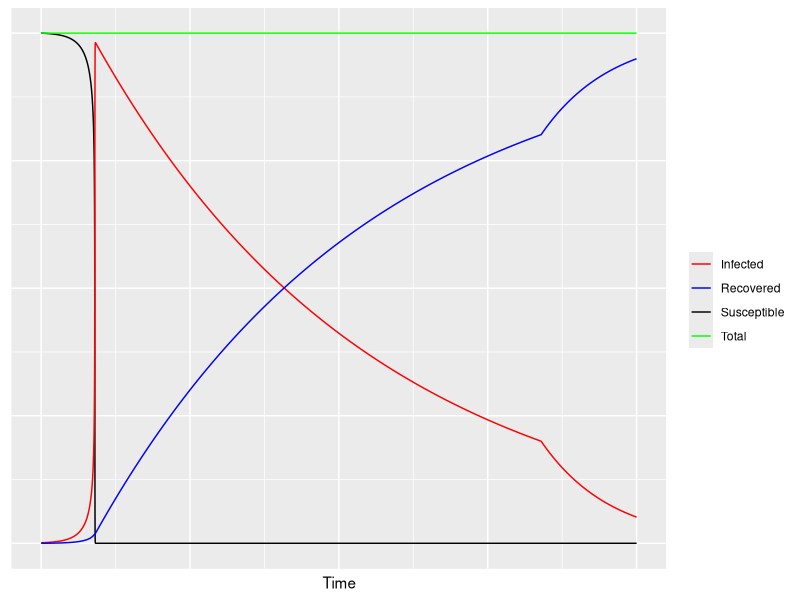

Source code (R):

#Created on Mon Jul 16 23:21:01 2018

#MIT License
#Copyright (c) 2020 Octavio Gonzalez-Lugo 

#Permission is hereby granted, free of charge, to any person obtaining a copy
#of this software and associated documentation files (the "Software"), to deal
#in the Software without restriction, including without limitation the rights
#to use, copy, modify, merge, publish, distribute, sublicense, and/or sell
#copies of the Software, and to permit persons to whom the Software is
#furnished to do so, subject to the following conditions:
#The above copyright notice and this permission notice shall be included in all
#copies or substantial portions of the Software.
#THE SOFTWARE IS PROVIDED "AS IS", WITHOUT WARRANTY OF ANY KIND, EXPRESS OR
#IMPLIED, INCLUDING BUT NOT LIMITED TO THE WARRANTIES OF MERCHANTABILITY,
#FITNESS FOR A PARTICULAR PURPOSE AND NONINFRINGEMENT. IN NO EVENT SHALL THE
#AUTHORS OR COPYRIGHT HOLDERS BE LIABLE FOR ANY CLAIM, DAMAGES OR OTHER
#LIABILITY, WHETHER IN AN ACTION OF CONTRACT, TORT OR OTHERWISE, ARISING FROM,
#OUT OF OR IN CONNECTION WITH THE SOFTWARE OR THE USE OR OTHER DEALINGS IN THE
#SOFTWARE.
#@author: Octavio Gonzalez-Lugo

###############################################################################
# Loading packages 
###############################################################################

library(deSolve)
library(ggplot2)

###############################################################################
# General Functions
###############################################################################

sigmoidalRate<-function(MaxValue,MaxPopulation,CurrentPopulation){
  #Transforms a rate to a sigmoidal function 
  #MaxValue              -> max value to be returned 
  #CurrentPopulation     -> Current population, value to be evaluated in the sigmoidal function 
  #MaxPopulation         -> Normalization factor 
  popRatio=10*(CurrentPopulation/MaxPopulation)
  MaxValue*(1/(1+exp(-popRatio+5)))
}

hardThreshold<-function(MaxValue,MaxPopulation,CurrentPopulation){
  #Generate a picewise rate function 
  #MaxValue              -> max value to be returned 
  #CurrentPopulation     -> Current population 
  #MaxPopulation         -> Normalization factor 
  popRatio=CurrentPopulation/MaxPopulation
  if(popRatio<0.2){
    MaxValue
  }
  else{
    MaxValue*0.25
  }
}

makeModelPlot<-function(modelData){
  #Returns a ggplot object 
  #modelData -> dataframe with the integration results of an epidemics model 
  modelPlot<-ggplot(data=modelData,aes(x=Time,y=Susceptible,color="Susceptible"))+geom_line()+
    geom_line(aes(y=Infected,color="Infected"))+
    geom_line(aes(y=Recovered,color="Recovered"))+
    geom_line(aes(y=Total,color="Total"))+
    scale_color_manual(values=c("Susceptible"="black","Infected"="red","Recovered"="blue","Total"="green"))+
    labs(color=" ")+
    theme(axis.title.y = element_blank(),axis.text.y = element_blank(),axis.ticks.y = element_blank(),axis.text.x = element_blank(),axis.ticks.x = element_blank())
  show(modelPlot)
}

solveModel<- function(Model,InitialConditions,ModelParameters){
  #Solves numerically an ODE system model 
  #Model             -> function, Model to be solved
  #InitialConditions -> list, Initial conditions for the ODE system 
  #ModelParameters   -> list, Parameters of the ODE model 
  times <- seq(0, 10, by = 0.001)
  out <- ode(InitialConditions,times,Model,ModelParameters)
  ModelData<-data.frame(out)
  columnNames<-c("Time","Susceptible","Infected","Recovered","Total")
  colnames(ModelData)<-columnNames
  ModelData
}

###############################################################################
# SIRSD model
###############################################################################

SIRSD <- function(t,Y,params){
  #Modified SIR model, takes into account loss of immunity and demographic factors
  #t      -> integration time value 
  #Y      -> list Values for the function to be evaluated 
  #params -> Parameters of the ODE system model 
  with(as.list(c(Y,params)),{
    dSdt=-be*Y[2]*Y[1]+de*Y[3]+nu*Y[4]-mu*Y[1]
    dIdt=be*Y[2]*Y[1]-ga*Y[2]-mu*Y[2]
    dRdt=ga*Y[2]-de*Y[3]-mu*Y[3]
    dNdt=0
    list(c(dSdt,dIdt,dRdt,dNdt))
  })
}

params <- c(be=0.05,ga=0.85,de=0.425,nu=4.0,mu=4.0)
Y <- c(1000,1,0,1000)

SIRSDData<-solveModel(SIRSD,Y,params)

#makeModelPlot(SIRSDData)

###############################################################################
# Infection rates
###############################################################################

ExampleData <- seq(0, 10, by = 0.01)
plotData=sigmoidalRate(0.8,10,ExampleData)

sigmoidalRateDF<-data.frame(x=ExampleData,y=plotData)
colnames(sigmoidalRateDF)<-c("Normalized_Population","Infection_Rate")
modelPlot<-ggplot(data=sigmoidalRateDF,aes(x=Normalized_Population,y=Infection_Rate))+geom_line()
#show(modelPlot)

###############################################################################
# Non Linear infection rates 
###############################################################################

SIRSDNL <- function(t,Y,params){
  #Modified SIR model, takes into account loss of immunity and demographic factors
  #Modification in the infection rate into a sigmoidal responce function 
  #of the infected population 
  #t      -> integration time value 
  #Y      -> list Values for the function to be evaluated 
  #params -> Parameters of the ODE system model 
  with(as.list(c(Y,params)),{
    dSdt=-sigmoidalRate(be,Y[4],Y[2])*Y[2]*Y[1]+de*Y[3]+nu*Y[4]-mu*Y[1]
    dIdt=sigmoidalRate(be,Y[4],Y[2])*Y[2]*Y[1]-ga*Y[2]-mu*Y[2]
    dRdt=ga*Y[2]-de*Y[3]-mu*Y[3]
    dNdt=0
    list(c(dSdt,dIdt,dRdt,dNdt))
  })
}

params <- c(be=0.8,ga=0.85,de=0.0,nu=0.0,mu=0.0)
Y <- c(1000,1,0,1000)
  
SIRSDNLData<-solveModel(SIRSDNL,Y,params)

#makeModelPlot(SIRSDNLData)

###############################################################################
# Resource management 
###############################################################################

SIRSDNLR <- function(t,Y,params){
  #Modified SIR model, takes into account loss of immunity and demographic factors
  #Modification of the infection rate into a sigmoidal responce function 
  #of the infected population 
  #Modification of the recovery rate, hard threshold of resource avaliability 
  #function of the infected population
  #t      -> integration time value 
  #Y      -> list Values for the function to be evaluated 
  #params -> Parameters of the ODE system model 
  with(as.list(c(Y,params)),{
    dSdt=-sigmoidalRate(be,Y[4],Y[2])*Y[2]*Y[1]+de*Y[3]+nu*Y[4]-mu*Y[1]
    dIdt=sigmoidalRate(be,Y[4],Y[2])*Y[2]*Y[1]-hardThreshold(ga,Y[4],Y[2])*Y[2]-mu*Y[2]
    dRdt=hardThreshold(ga,Y[4],Y[2])*Y[2]-de*Y[3]-mu*Y[3]
    dNdt=0
    list(c(dSdt,dIdt,dRdt,dNdt))
  })
}

params <- c(be=0.8,ga=0.85,de=0.0,nu=0.0,mu=0.0)
Y <- c(1000,1,0,1000)

SIRSDNLRData<-solveModel(SIRSDNLR,Y,params)

makeModelPlot(SIRSDNLRData)
